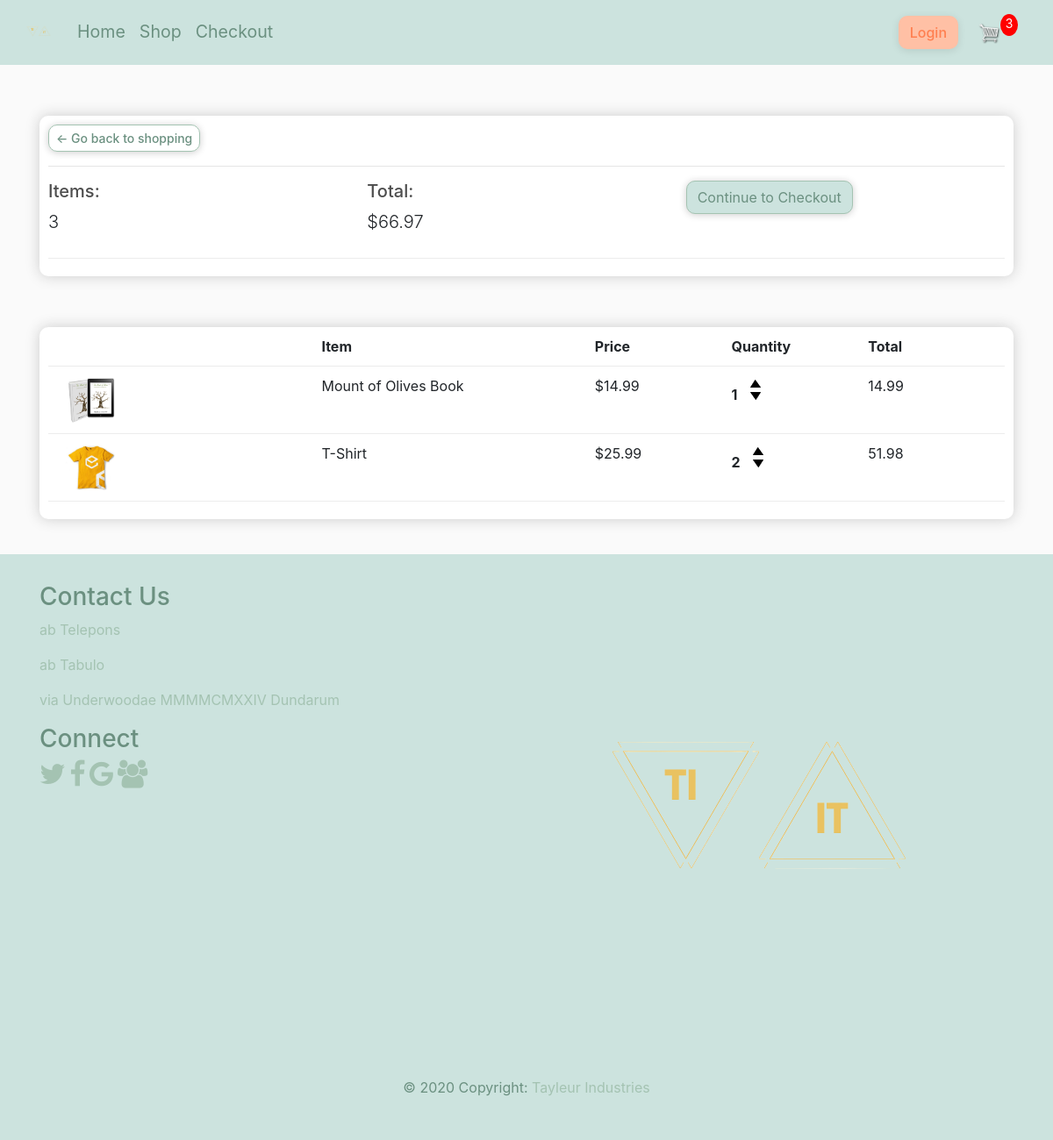
The page /cart/ (signed in) on the database as committed earlier.
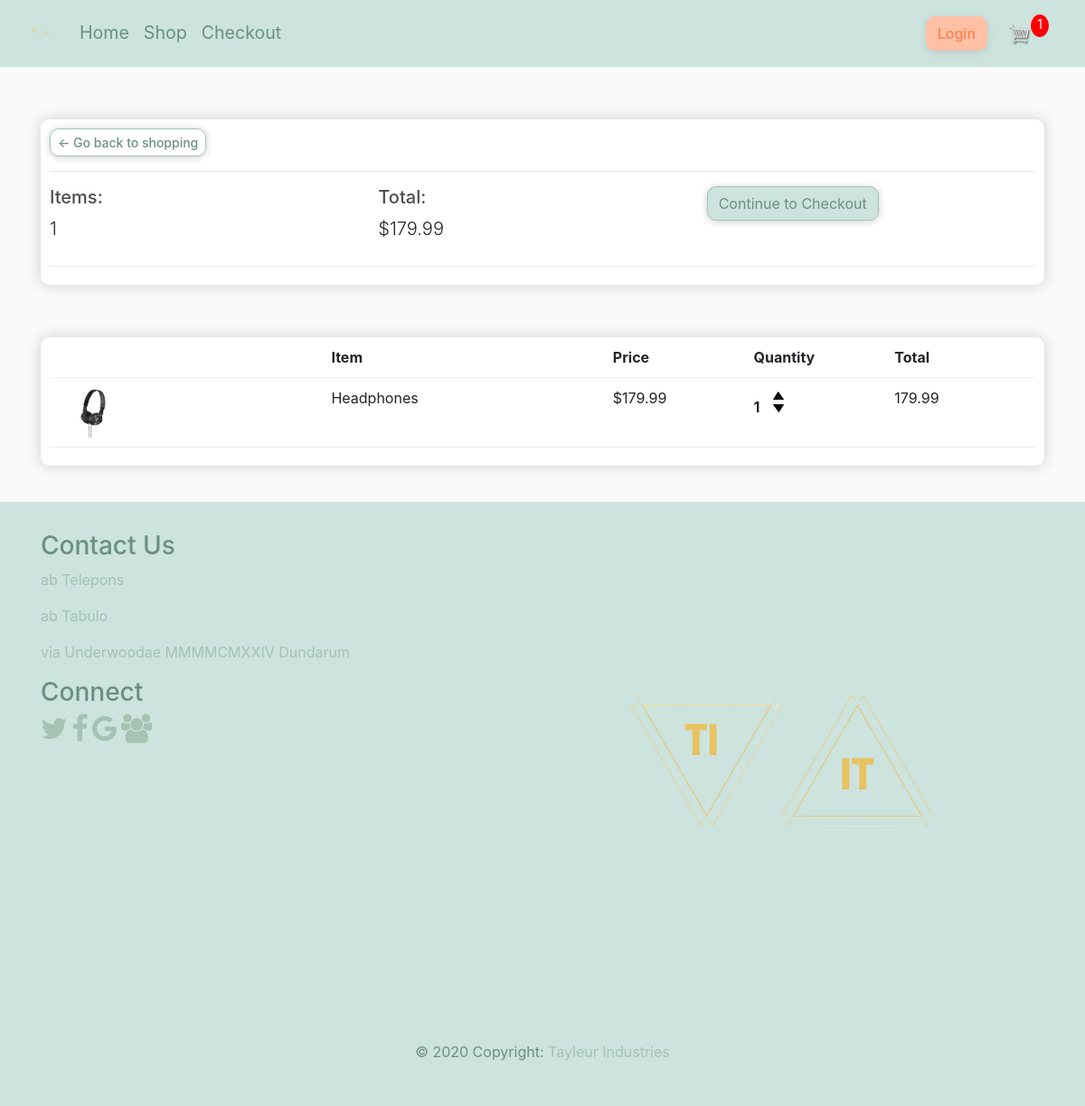
The same page on the database as committed later.
### shop/models.py (models this page shows, shortened)
class Order(models.Model):
    customer = models.ForeignKey(Customer, on_delete=models.SET_NULL, null=True, blank=True)                     #create a many to one relationship between Order and Customer. many Customer attributes to one order
    date_ordered = models.DateTimeField(auto_now_add=True)                  #grabs current time, just copy paste
    complete = models.BooleanField(default=False)
    transaction_id = models.CharField(max_length=100, null=True)
    @property
    def get_cart_total(self):
        orderitems = self.orderitem_set.all()
        total = sum([item.get_total for item in orderitems])
        return total
    @property
    def get_cart_items(self):
        orderitems = self.orderitem_set.all()
        total = sum([item.quantity for item in orderitems])
        return total

class OrderItem(models.Model):                          #aka the cart
    product = models.ForeignKey(Product, on_delete=models.SET_NULL, null=True, blank=True)                     #create a many to one relationship between Order and Customer. many Customer attributes to one order
    order = models.ForeignKey(Order, on_delete=models.SET_NULL, null=True, blank=True)
    quantity = models.IntegerField(default=0, null=True, blank=True)
    date_added = models.DateTimeField(auto_now_add=True)
    @property
    def get_total(self):                    #logic to get the total of your cart. remember "OrderItem" is aka for Cart
        total = (self.product.price * self.quantity)
        return total

class Product(models.Model):
    name = models.CharField(max_length=200)
    price = models.FloatField()
    digital = models.BooleanField(default=False, null=True, blank=True)       #a booleanfield, havent seen before, but represents a yes or no, true or false secnario.  is this product digital or phyical
    description = models.CharField(max_length=50, blank=True)
    image = models.ImageField(null=True, blank=True)
    @property                               #little decorator thingy allows you to make queries within your model class so that you can call on it as an object of the class in your views. see lines 24-30 in views.py
    def imageURL(self):                     #this little number is a fix for our shop page incase a product doesnt have an image.
        try:
            url = self.image.url
        except:
            url = ''
        return url

### shop/views.py (the view)
# urls.py: path('cart/', views.cartView, name="cart"),
def cartView(request):
	data = cartData(request)
	cartItems = data['cartItems']
	order = data['order']
	items = data['items']
	context = {'items':items, 'order':order, 'cartItems':cartItems}
	return render(request, 'shop/cart.html', context)

### shop/utils.py (called while the page is built)
def cartData(request):
	if request.user.is_authenticated:
		customer = request.user.customer
		order, created = Order.objects.get_or_create(customer=customer, complete=False)
		items = order.orderitem_set.all()
		cartItems = order.get_cart_items
	else:
		cookieData = cookieCart(request)
		cartItems = cookieData['cartItems']
		order = cookieData['order']
		items = cookieData['items']
	return {'cartItems':cartItems ,'order':order, 'items':items}

### shop/templates/shop/cart.html
{% extends 'shop/home.html' %}
{% load static %}
{% block content %}
<div class="row">
  <div class="col-lg-12 py-4">
    <div class="box-element">
      <a href="" class="btn btn-secondary btn-sm"> &#x2190; Go back to shopping</a>
      <br>
      <hr>
      <div class="cart-row">
        <tr>
          	<div style="flex:2"> <th> <h5> Items: </h5> <p class="lead"> {{order.get_cart_items}} </p> </th> </div>
          	<div style="flex:2"> <th> <h5> Total: </h5> <p class="lead"> ${{order.get_cart_total|floatformat:2}}  </p> </th> </div>
            <div style="flex:2"><th> <a href="#" class="btn btn-primary btn-md""> Continue to Checkout</a></th> </div>
        </tr>
      </div>
    </div>
  </div>
  <div class="col-lg-12 py-4">
    <div class="box-element">
				<div class="cart-row">
					<div style="flex:2"></div>
					<div style="flex:2"><strong>Item</strong></div>
					<div style="flex:1"><strong>Price</strong></div>
					<div style="flex:1"><strong>Quantity</strong></div>
					<div style="flex:1"><strong>Total</strong></div>
				</div>
        {% for item in items %}
				<div class="cart-row">
					<div style="flex:2"><img class="row-image" src="{{item.product.imageURL}}"></div>
					<div style="flex:2"><p>{{item.product.name}}</p></div>
					<div style="flex:1"><p>${{item.product.price|floatformat:2}}</p></div>
					<div style="flex:1">
						<p class="quantity">{{item.quantity}}</p>
						<div class="quantity">
							<img class="chg-quantity update-cart" data-product="{{item.product.id}}" data-action="add" src="{% static  'img/uparrow.png' %}">
							<img class="chg-quantity update-cart" data-product="{{item.product.id}}" data-action="remove" src="{% static  'img/downarrow.png' %}">
						</div>
					</div>
					<div style="flex:1"><p>{{item.get_total|floatformat:2}}</p></div>
				</div>
        {% endfor %}
			</div>
  </div>
</div>
{% endblock %}

### shop/templates/shop/home.html (shortened to what this page needs)
{% load static %}
<!doctype html>
<html lang="en">
<head>
  <link rel="stylesheet" href="https://maxcdn.bootstrapcdn.com/bootstrap/4.0.0/css/bootstrap.min.css">
  <link rel="stylesheet" href="https://cdnjs.cloudflare.com/ajax/libs/font-awesome/4.7.0/css/font-awesome.min.css">
  <link rel="stylesheet" type = "text/css" href="{% static 'css/main.css' %}">
</head>
<body>
{% include 'shop/navbar.html'%}
<div class="container">
  <br>
{% block content %}
{% endblock %}
</div>
<footer class="footer">
  <div class="container  py-2 mt-3 mb-3">
    <div class="row py-4 justify-content-center">
      <div class="col-md-6">
        <h3>Contact Us</h3>
            <p><a href="#phone"> ab Telepons </a></p>
            <p><a href="#email"> ab Tabulo </a></p>
            <p><a href="#address"> via Underwoodae MMMMCMXXIV Dundarum</a></p>
          <h3> Connect </h3>
            <a href="#twitter" class="fa fa-twitter fa-2x"></a>
            <a href="#facebook" class="fa fa-facebook fa-2x"></a>
            <a href="#google" class="fa fa-google fa-2x"></a>
            <a href="#discord" class="fa fa-group fa-2x"></a>
      </div>
      <div class="col-md-6 py-4">
        <a href=""><img src="{% static '/img/logo.png'%}" class="img-responsive mx-auto" class="icon"></a>
      </div>
      <div class="footer-copyright text-center py-3">© 2020 Copyright:
        <a href="#"> Tayleur Industries</a>
      </div>
    </div>
  </div>
</footer>
</body>
</html>

### shop/templates/shop/navbar.html (shortened to what this page needs)
{% load static %}
<nav class="navbar sticky-top navbar-expand-lg navbar-light">
  <a class="navbar-brand" href="{% url 'home' %}"><img src="{% static 'img/logo.png'%}" id="nav-logo"></img></a>
  <div class="collapse navbar-collapse" id="navbarNav">
    <ul class="navbar-nav">
      <li class="nav-item active mr-auto">
        <a class="nav-link ml-auto" href="{% url 'home' %}">Home <span class="sr-only">(current)</span></a>
      </li>
      <li class="nav-item mr-auto">
        <a class="nav-link" href="{% url 'shop' %}">Shop</a>
      </li>
      <li class="nav-item mr-auto">
        <a class="nav-link" href="{% url 'checkout' %}">Checkout</a>
      </li>
    </ul>
    <div class="form-inline my-1 mx-3 my-lg-0 ml-auto">
      <a href="#"class="btn btn-warning mx-2">Login</a>
      <a href="{% url 'cart' %}"><img  id="cart-icon" src="{% static 'img/cart.png' %}"></a><p id="cart-total"> {{cartItems}}</p>
    </div>
  </div>
</nav>

### static/css/main.css (style rules this page uses)
html, body { width: 100%; height: 100%; }
body { background-color: hsl(0, 0%, 98%); }
h1,h2,h3,h4,h5,h6 { color:hsl(0, 0%, 30%); }
.navbar { background-color: #cce3de; padding: 1% 24px; font-size: 1.224em; }
.navbar-brand { font-weight: 420px !important; color: #6b9080 !important; }
.nav-link { color: #6b9080 !important; }
#nav-logo { height: 40px; width: 40px; }
.box-element { box-shadow:hsl(0, 0%, 80%) 0 0 16px; background-color: #fff; border-radius: 10px; padding: 10px; }
.btn-primary { border-radius: 10px !important; background-color: #cce3de; color: #6B9080!important; border-color: #A4C3B2; box-shadow: 0px 1px 8px rgba(0,0,0,0.2); }
.btn-secondary { border-width: .1rem; border-radius: 10px !important; background-color: transparent !important; color: #6B9080!important; font-weight: 460; border-color: #A4C3B2; box-shadow: 0px 1px 8px rgba(0,0,0,0.2); }
.btn-warning { border-radius: 10px !important; background-color: #ffc0a5; color: #ff7f50 !important; border-color: transparent!important; box-shadow: 0px 2px 10px rgba(0,0,0,0.1); font-weight: 460; }
#cart-icon { width:25px; display: inline-block; margin-left: 15px; }
#cart-total { display: block; text-align: center; color:#fff; background-color: red; width: 20px; height: 25px; border-radius: 50%; font-size: 14px; }
.col-lg-4, .col-lg-6, .col-lg-8, .col-lg-12 { margin-top: 10px; }
.btn { border-radius: 0; }
.row-image { width: 100px; }
.footer { background-color: #cce3de!important; color: #6b9080; }
.footer a { color: #A4C3B2; }
.footer h3 { color: #6b9080; }
.cart-row { display: flex; align-items: flex-stretch; padding-bottom: 10px; margin-bottom: 10px; border-bottom: 1px solid #ececec; }
.quantity { display: inline-block; font-weight: 700; padding-right:10px; }
.chg-quantity { width: 12px; cursor: pointer; display: block; margin-top: 5px; transition:.1s; }

Rows that differ between the two databases and show on the page:
no longer on this page (row edited): Order: get_cart_items "3", get_cart_total "66.97"
removed OrderItem: product.imageURL (picture), product.name "Mount of Olives Book", product.price "14.99", quantity "1", get_total "14.99"
removed OrderItem: product.imageURL (picture), product.name "T-Shirt", product.price "25.99", quantity "2", get_total "51.98"
added Order: get_cart_items "1", get_cart_total "179.99"
added OrderItem: product.imageURL (picture), product.name "Headphones", product.price "179.99", quantity "1", get_total "179.99"
Other text that changed with them:
{{ cartItems }}: "3" → "1"
